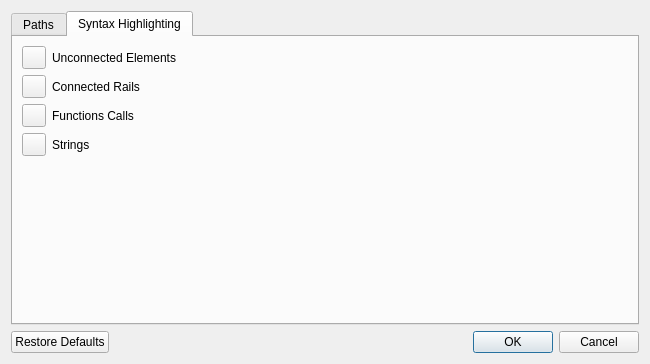
<?xml version="1.0" encoding="UTF-8"?>
<ui version="4.0">
 <class>ApplicationPreferencesDialog</class>
 <widget class="QDialog" name="ApplicationPreferencesDialog">
  <property name="geometry">
   <rect>
    <x>0</x>
    <y>0</y>
    <width>650</width>
    <height>364</height>
   </rect>
  </property>
  <property name="windowTitle">
   <string>Application Preferences</string>
  </property>
  <layout class="QGridLayout" name="gridLayout">
   <item row="1" column="0">
    <widget class="QDialogButtonBox" name="ui_buttonBox">
     <property name="orientation">
      <enum>Qt::Horizontal</enum>
     </property>
     <property name="standardButtons">
      <set>QDialogButtonBox::Cancel|QDialogButtonBox::Ok|QDialogButtonBox::RestoreDefaults</set>
     </property>
    </widget>
   </item>
   <item row="0" column="0">
    <widget class="QTabWidget" name="ui_tabWidget">
     <property name="currentIndex">
      <number>1</number>
     </property>
     <widget class="QWidget" name="ui_pathsTab">
      <attribute name="title">
       <string>Paths</string>
      </attribute>
      <layout class="QVBoxLayout" name="verticalLayout">
       <item>
        <widget class="QGroupBox" name="ui_interpreterGroupBox">
         <property name="title">
          <string>Interpreter</string>
         </property>
         <layout class="QHBoxLayout" name="horizontalLayout">
          <item>
           <widget class="QLabel" name="ui_interpreterPathLabel">
            <property name="text">
             <string>Path</string>
            </property>
           </widget>
          </item>
          <item>
           <widget class="QLineEdit" name="ui_interpreterPathLineEdit"/>
          </item>
         </layout>
        </widget>
       </item>
       <item>
        <widget class="QGroupBox" name="ui_compilerGroupBox">
         <property name="title">
          <string>Compiler</string>
         </property>
         <layout class="QFormLayout" name="formLayout">
          <item row="0" column="0">
           <widget class="QLabel" name="ui_compilerPathLabel">
            <property name="text">
             <string>Path</string>
            </property>
           </widget>
          </item>
          <item row="0" column="1">
           <widget class="QLineEdit" name="ui_compilerPathCheckBox"/>
          </item>
          <item row="1" column="0" colspan="2">
           <widget class="QCheckBox" name="ui_generateASGCheckBox">
            <property name="text">
             <string>Generate ASG (*.asg)</string>
            </property>
           </widget>
          </item>
          <item row="2" column="0" colspan="2">
           <widget class="QCheckBox" name="ui_generateGraphVizCheckBox">
            <property name="text">
             <string>Generate GraphViz (*.dot)</string>
            </property>
           </widget>
          </item>
          <item row="3" column="0" colspan="2">
           <widget class="QCheckBox" name="ui_quietCompilerOutputCheckBox">
            <property name="text">
             <string>Quiet Compiler Output (Warnings and Errors only)</string>
            </property>
           </widget>
          </item>
         </layout>
        </widget>
       </item>
       <item>
        <spacer name="ui_pathsVerticalSpacer">
         <property name="orientation">
          <enum>Qt::Vertical</enum>
         </property>
         <property name="sizeHint" stdset="0">
          <size>
           <width>20</width>
           <height>40</height>
          </size>
         </property>
        </spacer>
       </item>
      </layout>
     </widget>
     <widget class="QWidget" name="ui_coloringTab">
      <property name="layoutDirection">
       <enum>Qt::RightToLeft</enum>
      </property>
      <attribute name="title">
       <string>Syntax Highlighting</string>
      </attribute>
      <layout class="QGridLayout" name="gridLayout_2">
       <item row="2" column="1">
        <widget class="QToolButton" name="ui_functionToolButton">
         <property name="text">
          <string/>
         </property>
        </widget>
       </item>
       <item row="1" column="1">
        <widget class="QToolButton" name="ui_connectedRailsToolButton">
         <property name="text">
          <string/>
         </property>
        </widget>
       </item>
       <item row="3" column="1">
        <widget class="QToolButton" name="ui_stringsToolButton">
         <property name="text">
          <string/>
         </property>
        </widget>
       </item>
       <item row="0" column="0">
        <widget class="QLabel" name="ui_unconnectedRailsLabel">
         <property name="text">
          <string>Unconnected Elements</string>
         </property>
        </widget>
       </item>
       <item row="0" column="1">
        <widget class="QToolButton" name="ui_unconnectedRailsToolButton">
         <property name="text">
          <string/>
         </property>
        </widget>
       </item>
       <item row="2" column="0">
        <widget class="QLabel" name="ui_functionLabel">
         <property name="text">
          <string>Functions Calls</string>
         </property>
        </widget>
       </item>
       <item row="1" column="0">
        <widget class="QLabel" name="ui_connectedRailsLabel">
         <property name="text">
          <string>Connected Rails</string>
         </property>
        </widget>
       </item>
       <item row="3" column="0">
        <widget class="QLabel" name="ui_stringsLabel">
         <property name="text">
          <string>Strings</string>
         </property>
        </widget>
       </item>
       <item row="4" column="1">
        <spacer name="ui_coloringVerticalSpacer">
         <property name="orientation">
          <enum>Qt::Vertical</enum>
         </property>
         <property name="sizeHint" stdset="0">
          <size>
           <width>20</width>
           <height>40</height>
          </size>
         </property>
        </spacer>
       </item>
      </layout>
     </widget>
    </widget>
   </item>
  </layout>
 </widget>
 <tabstops>
  <tabstop>ui_buttonBox</tabstop>
  <tabstop>ui_tabWidget</tabstop>
  <tabstop>ui_interpreterPathLineEdit</tabstop>
  <tabstop>ui_compilerPathCheckBox</tabstop>
  <tabstop>ui_generateASGCheckBox</tabstop>
  <tabstop>ui_generateGraphVizCheckBox</tabstop>
  <tabstop>ui_quietCompilerOutputCheckBox</tabstop>
 </tabstops>
 <resources/>
 <connections>
  <connection>
   <sender>ui_buttonBox</sender>
   <signal>accepted()</signal>
   <receiver>ApplicationPreferencesDialog</receiver>
   <slot>accept()</slot>
   <hints>
    <hint type="sourcelabel">
     <x>227</x>
     <y>342</y>
    </hint>
    <hint type="destinationlabel">
     <x>157</x>
     <y>274</y>
    </hint>
   </hints>
  </connection>
  <connection>
   <sender>ui_buttonBox</sender>
   <signal>rejected()</signal>
   <receiver>ApplicationPreferencesDialog</receiver>
   <slot>reject()</slot>
   <hints>
    <hint type="sourcelabel">
     <x>295</x>
     <y>348</y>
    </hint>
    <hint type="destinationlabel">
     <x>286</x>
     <y>274</y>
    </hint>
   </hints>
  </connection>
 </connections>
</ui>
